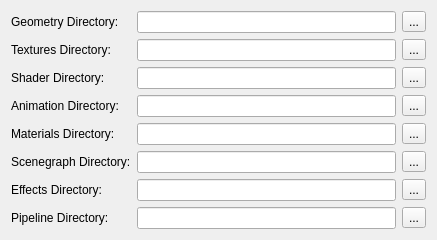
<ui version="4.0" >
 <class>PathPage</class>
 <widget class="QWidget" name="PathPage" >
  <property name="geometry" >
   <rect>
    <x>0</x>
    <y>0</y>
    <width>437</width>
    <height>220</height>
   </rect>
  </property>
  <property name="windowTitle" >
   <string>Form</string>
  </property>
  <layout class="QGridLayout" >
   <item row="0" column="0" >
    <widget class="QLabel" name="label" >
     <property name="text" >
      <string>Geometry Directory:</string>
     </property>
    </widget>
   </item>
   <item row="0" column="1" >
    <widget class="QLineEdit" name="m_geometryDir" >
     <property name="toolTip" >
      <string>Directory where all geometry files will be saved</string>
     </property>
    </widget>
   </item>
   <item row="0" column="2" >
    <widget class="QToolButton" name="m_setGeometryDir" >
     <property name="text" >
      <string>...</string>
     </property>
    </widget>
   </item>
   <item row="1" column="0" >
    <widget class="QLabel" name="label_4" >
     <property name="text" >
      <string>Textures Directory:</string>
     </property>
    </widget>
   </item>
   <item row="1" column="1" >
    <widget class="QLineEdit" name="m_textureDir" >
     <property name="toolTip" >
      <string>Directory where all texture files will be saved</string>
     </property>
    </widget>
   </item>
   <item row="1" column="2" >
    <widget class="QToolButton" name="m_setTextureDir" >
     <property name="text" >
      <string>...</string>
     </property>
    </widget>
   </item>
   <item row="2" column="0" >
    <widget class="QLabel" name="label_3" >
     <property name="text" >
      <string>Shader Directory:</string>
     </property>
    </widget>
   </item>
   <item row="2" column="1" >
    <widget class="QLineEdit" name="m_shaderDir" >
     <property name="toolTip" >
      <string>Directory where all shader files will be saved</string>
     </property>
    </widget>
   </item>
   <item row="2" column="2" >
    <widget class="QToolButton" name="m_setShaderDir" >
     <property name="text" >
      <string>...</string>
     </property>
    </widget>
   </item>
   <item row="3" column="0" >
    <widget class="QLabel" name="label_2" >
     <property name="text" >
      <string>Animation Directory:</string>
     </property>
    </widget>
   </item>
   <item row="3" column="1" >
    <widget class="QLineEdit" name="m_animationDir" >
     <property name="toolTip" >
      <string>Directory where all animation files will be saved</string>
     </property>
    </widget>
   </item>
   <item row="3" column="2" >
    <widget class="QToolButton" name="m_setAnimDir" >
     <property name="text" >
      <string>...</string>
     </property>
    </widget>
   </item>
   <item row="4" column="0" >
    <widget class="QLabel" name="label_5" >
     <property name="text" >
      <string>Materials Directory:</string>
     </property>
    </widget>
   </item>
   <item row="4" column="1" >
    <widget class="QLineEdit" name="m_materialDir" >
     <property name="toolTip" >
      <string>Directory where all material files will be saved</string>
     </property>
    </widget>
   </item>
   <item row="4" column="2" >
    <widget class="QToolButton" name="m_setMaterialDir" >
     <property name="text" >
      <string>...</string>
     </property>
    </widget>
   </item>
   <item row="5" column="0" >
    <widget class="QLabel" name="label_7" >
     <property name="text" >
      <string>Scenegraph Directory:</string>
     </property>
    </widget>
   </item>
   <item row="5" column="1" >
    <widget class="QLineEdit" name="m_sceneGraphDir" >
     <property name="toolTip" >
      <string>Directory where all scenegraph files will be saved</string>
     </property>
    </widget>
   </item>
   <item row="5" column="2" >
    <widget class="QToolButton" name="m_setSceneGraphDir" >
     <property name="text" >
      <string>...</string>
     </property>
    </widget>
   </item>
   <item row="6" column="0" >
    <widget class="QLabel" name="label_8" >
     <property name="text" >
      <string>Effects Directory:</string>
     </property>
    </widget>
   </item>
   <item row="6" column="1" >
    <widget class="QLineEdit" name="m_effectsDir" >
     <property name="toolTip" >
      <string>Directory where all effect files will be saved</string>
     </property>
    </widget>
   </item>
   <item row="6" column="2" >
    <widget class="QToolButton" name="m_setEffectsDir" >
     <property name="text" >
      <string>...</string>
     </property>
    </widget>
   </item>
   <item row="7" column="0" >
    <widget class="QLabel" name="m_pipelineDir_2" >
     <property name="text" >
      <string>Pipeline Directory:</string>
     </property>
    </widget>
   </item>
   <item row="7" column="1" >
    <widget class="QLineEdit" name="m_pipelineDir" >
     <property name="toolTip" >
      <string>Directory where all pipeline files will be saved</string>
     </property>
    </widget>
   </item>
   <item row="7" column="2" >
    <widget class="QToolButton" name="m_setPipelineDir" >
     <property name="text" >
      <string>...</string>
     </property>
    </widget>
   </item>
  </layout>
 </widget>
 <resources/>
 <connections/>
</ui>
